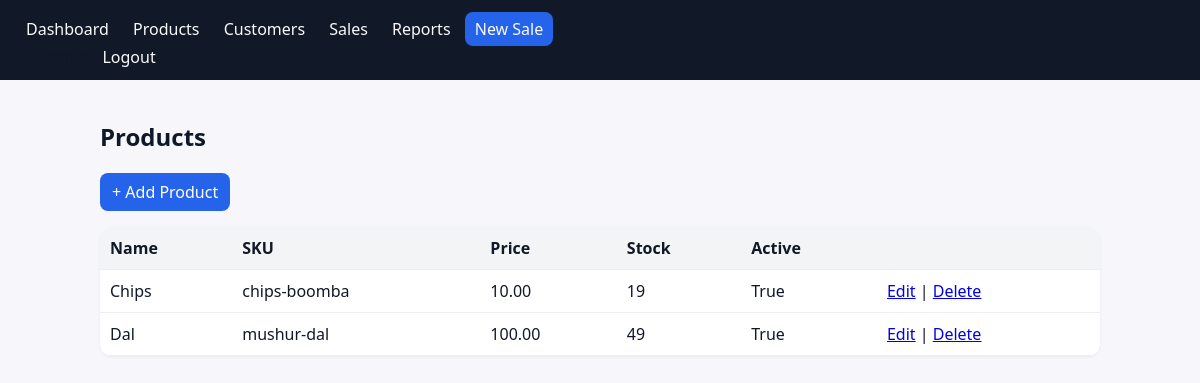
Screenshot of /products/ (signed in) with the database file from the repository.
### pos/models.py (models this page shows, shortened)
class Product(models.Model):
    name = models.CharField(max_length=150)
    sku = models.CharField(max_length=64, unique=True)
    price = models.DecimalField(max_digits=10, decimal_places=2)
    stock = models.PositiveIntegerField(default=0)
    is_active = models.BooleanField(default=True)

### pos/views.py (the view)
# urls.py: path('products/', views.product_list, name='product_list'),
@login_required
def product_list(request):
    products = Product.objects.order_by('-id')
    return render(request,"pos/product_list.html",{"products":products})

### pos/templates/pos/product_list.html
{% extends 'pos/base.html' %}{% block content %}<h2>Products</h2><p><a class="btn" href="{% url 'product_create' %}">+ Add Product</a></p><table class="table"><thead><tr><th>Name</th><th>SKU</th><th>Price</th><th>Stock</th><th>Active</th><th></th></tr></thead><tbody>{% for p in products %}<tr><td>{{ p.name }}</td><td>{{ p.sku }}</td><td>{{ p.price }}</td><td>{{ p.stock }}</td><td>{{ p.is_active }}</td><td><a href="{% url 'product_update' p.pk %}">Edit</a> | <a href="{% url 'product_delete' p.pk %}">Delete</a></td></tr>{% empty %}<tr><td colspan="6">No products yet.</td></tr>{% endfor %}</tbody></table>{% endblock %}

### pos/static/pos/styles.css (style rules this page uses)
:root { font-family: ui-sans-serif, system-ui, -apple-system, Segoe UI, Roboto, Arial, Noto Sans, sans-serif; }
body { margin: 0; background: #f7f7fb; color: #111827; }
.table { width:100%; border-collapse: collapse; background:white; border-radius:12px; overflow:hidden; box-shadow: 0 1px 3px rgba(0,0,0,0.06); }
.table th, .table td { padding:10px; border-bottom:1px solid #eee; text-align:left; }
.table thead { background:#f3f4f6; }
.btn { display:inline-block; background:#2563eb; color:#fff; padding:8px 12px; border-radius:8px; text-decoration:none; border:0; cursor:pointer; }

### rows the page displays
Product: name "Chips", sku "chips-boomba", price "10.00", stock "19", is_active "True"
Product: name "Dal", sku "mushur-dal", price "100.00", stock "49", is_active "True"
